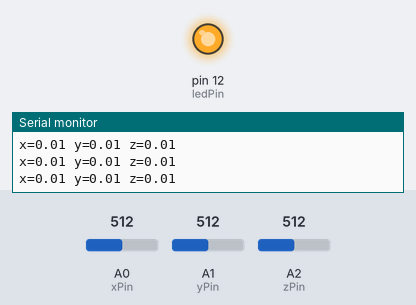
Bench run of a program on a simulated Arduino Uno, built with avr-gcc and run on an emulated ATmega328P. On the bench: output pins drawn as LEDs (lit = HIGH), the last lines printed to the serial monitor. The inputs (shaded band) are chosen by the test bench; at power-on: A0 (xPin) = 512, A1 (yPin) = 512, A2 (zPin) = 512.

Above: at 1.2 s.
1.3 s: A0 (xPin) set to 529
At 2.4 s:
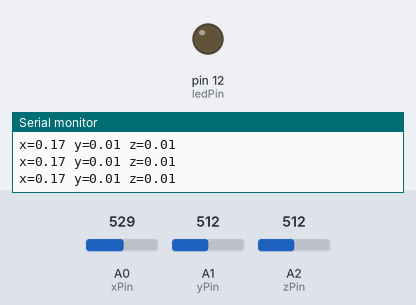
2.8 s: A0 (xPin) set to 511
At 4.0 s:
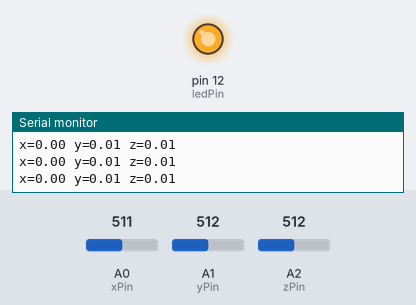
5.8 s: A0 (xPin) set to 306
At 6.7 s:
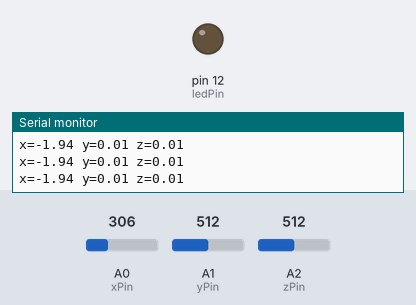
Timing chart, 0 to 8.8 s (numbered marks = the images above; inputs shaded):
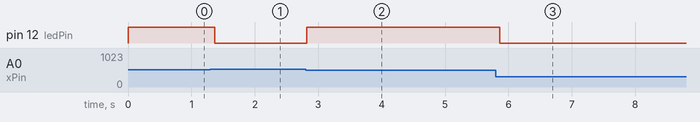

Measured:
- the behaviour switches between 521 and 522 on A0 (xPin) (found by bisection; images 0 and 1)
- after the input at 1.3 s, pin 12 (ledPin): HIGH → LOW after 0.07 s
- after the input at 2.8 s, pin 12 (ledPin): LOW → HIGH at once
- after the input at 5.8 s, pin 12 (ledPin): HIGH → LOW after 0.06 s

The program:

main.cpp
```cpp
#include <Arduino.h>

const int xPin = A0;
const int yPin = A1;
const int zPin = A2;
const int ledPin = 12;

// Volts per G-force
const double sensitivity = 0.34;

const double volts = 3.3;
const int ADC_UNITS = 1023;

double x, y, z;

float readAccelerometer(int pin);
bool isInRange(double val, double reference);
bool isInRange(double val, double reference1, double reference2);

void setup() {
  pinMode(ledPin, OUTPUT);
  analogReference(EXTERNAL);
  Serial.begin(9600);
}

void loop() {
  x = readAccelerometer(xPin);
  y = readAccelerometer(yPin);
  z = readAccelerometer(zPin);

  Serial.println("x=" + String(x) + " y=" + String(y) + " z=" + String(z));
  digitalWrite(ledPin, (isInRange(x,  0.1) && isInRange(y, 0.1) && isInRange(z, 1.02, 0)));
  delay(75);
}

float readAccelerometer(int pin) {
  return (analogRead(pin) - ADC_UNITS / 2) * volts / (sensitivity * ADC_UNITS);
}

bool isInRange(double val, double reference) {
  return val <= reference && val >= -reference;
}

bool isInRange(double val, double reference1, double reference2) {
  return val <= reference1 && val >= reference2;
}
```
